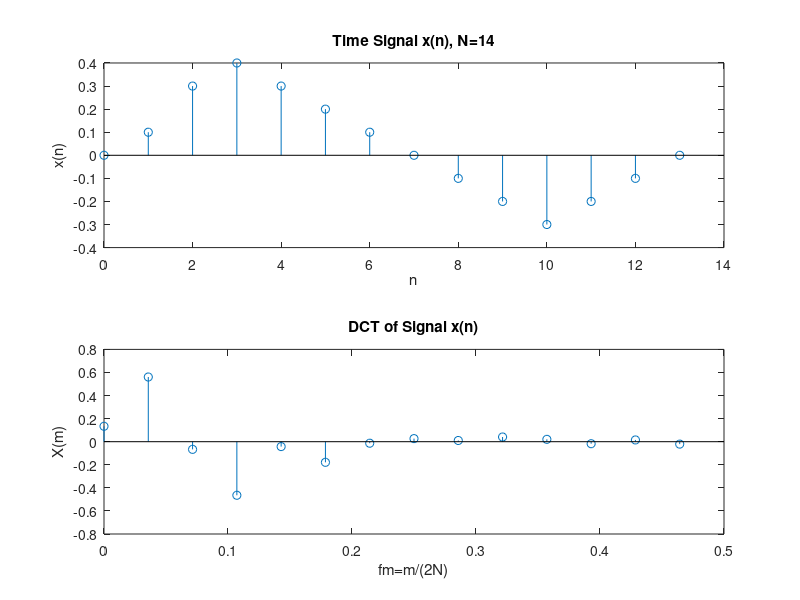

Reproduce this figure in MATLAB.
clc; clear all; close all;
x=[0.0 0.1 0.3 0.4 0.3 0.2 0.1 0 -0.1 -0.2 -0.3 -0.2 -0.1 0];
N=length(x);
n=0:N-1;
X=dct(x); m=n;

fm=m/(2*N);
subplot(2,1,1); stem(n,x);xlabel('n');ylabel('x(n)');
title(['Time Signal x(n), N=' num2str(N)]);
subplot(2,1,2); stem(fm,X);xlabel('fm=m/(2N)');ylabel('X(m)');
title('DCT of Signal x(n)')
